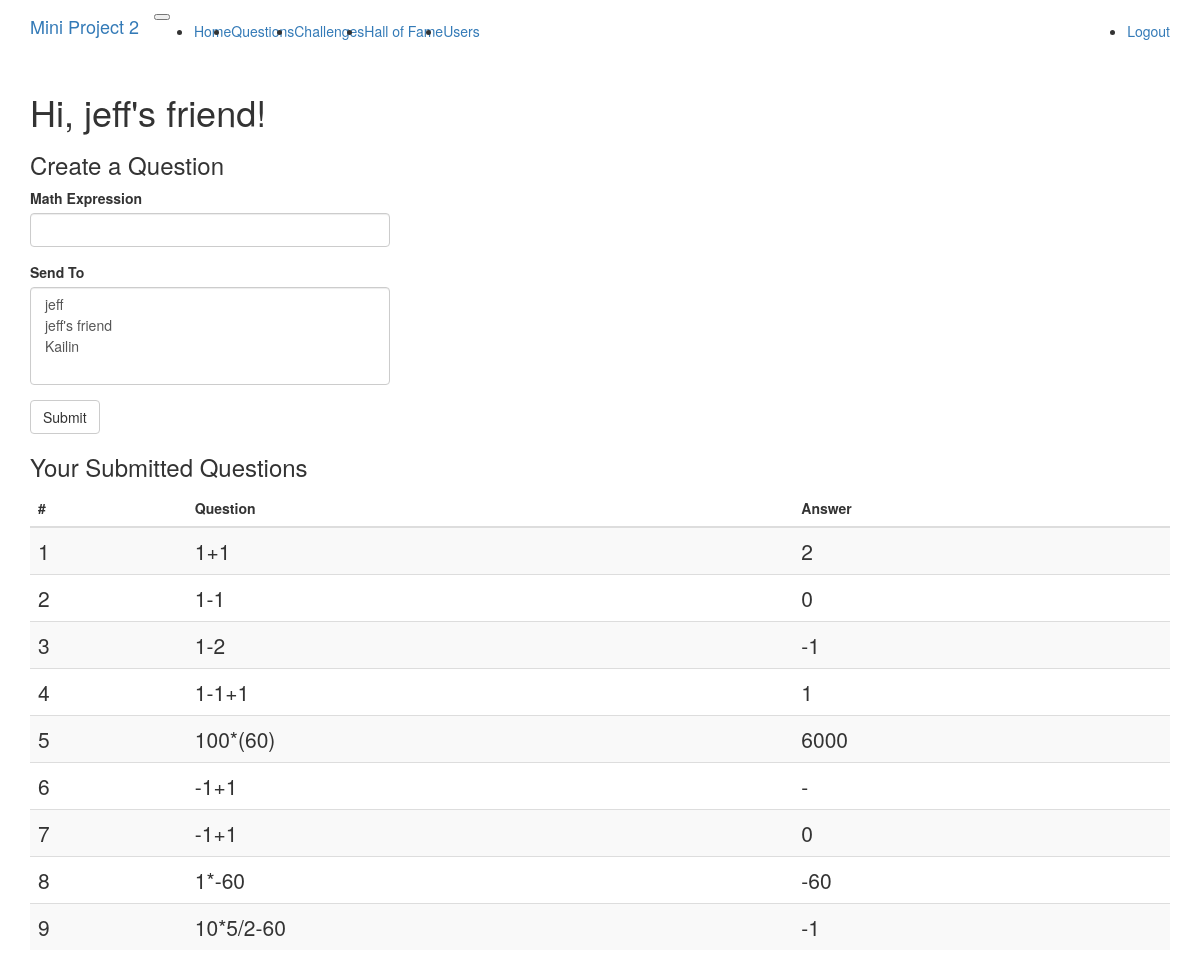
The page /questions (signed in) on the database its author committed.
### app/models.py (models this page shows, shortened)
class User(UserMixin, db.Model):
	__tablename__ = 'user'
	id = db.Column(db.Integer, primary_key=True)
	username = db.Column(db.String(64), index=True, unique=True)
	password_hash = db.Column(db.String(128))
	questions = db.relationship('Question', backref='from_user',
								lazy='dynamic')
	challenges = db.relationship('Challenge', secondary=association_table,
								backref=db.backref('to_user'),
								lazy='dynamic')
	records = db.relationship('TimeRecord',
								backref=db.backref('user_challenge'),
								lazy='dynamic')

class Question(db.Model):
	__tablename__ = 'question'
	id = db.Column(db.Integer, primary_key=True)
	expression = db.Column(db.String(255))
	answer = db.Column(db.Integer)
	author = db.Column(db.Integer, db.ForeignKey('user.id'))
	challenge = db.relationship("Challenge", uselist=False, back_populates="question")

### app/routes.py (the view, shortened to what this page needs)
@application.route('/questions', methods=['GET','POST'])
@login_required
def questions():
	questions = current_user.questions.all()
	form = CreateQuestionForm()
	users = User.query.all()
	userlist = [(u.username, u.username) for u in users]
	form.assign_to.choices=userlist
	return render_template('questions.html', title='Questions',
							user=current_user,
							questions=questions,
							form=form)

### app/forms.py
class CreateQuestionForm(FlaskForm):
	expression = StringField('Math Expression', validators=[DataRequired()])
	assign_to = SelectMultipleField('Send To', validators=[DataRequired()])
	submit = SubmitField('Submit')

### app/models.py (called while the page is built)
@login.user_loader
def load_user(id):
	return User.query.get(int(id))

### app/templates/questions.html
{% extends "base.html" %}
{% import "bootstrap/wtf.html" as wtf %}
{% block app_content %}
<h1 class="display-1">Hi, {{ user.username }}!</h1>
<h3 class="display-3">Create a Question</h3>
 <div class="row">
        <div class="col-md-4">
            {{ wtf.quick_form(form)}}
        </div>
  </div>
<h3>Your Submitted Questions</h3>
{% if questions %}
<table class="table table-striped">
  <thead>
    <tr>
      <th scope="col">#</th>
      <th scope="col">Question</th>
      <th scope="col">Answer</th>
    </tr>
  </thead>
  <tbody>
  {% for idx in range(questions|length) %}
  	<tr>
      <th scope="row" class="lead">{{ idx+1 }}</th>
      <td class="lead">{{ questions[idx].expression }}</td>
      <td class="lead">{{ questions[idx].answer }}</td>
    </tr>
  {% endfor %}
  </tbody>
</table>
{% else %}
	<p>You have no Questions created yet!</p>
{% endif %}
{% endblock %}

### rows shown on the page
User: username "jeff's friend"
Question: expression "1+1", answer "2"
Question: expression "1-1", answer "0"
Question: expression "1-2", answer "-1"
Question: expression "1-1+1", answer "1"
Question: expression "100*(60)", answer "6000"
Question: expression "-1+1", answer "-"
Question: expression "-1+1", answer "0"
Question: expression "1*-60", answer "-60"
Question: expression "10*5/2-60", answer "-1"

### other values the page prints
{{ idx+1 }} "1" "2" "3" "4" "5" "6" "7" "8" "9"
